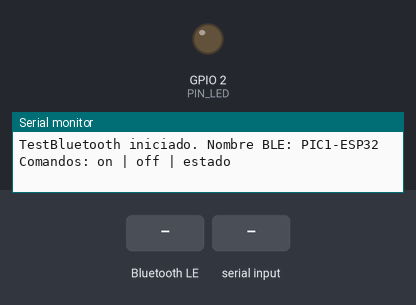
Simulated run of this sketch. Board: ESP32. Shown: output pins drawn as LEDs (lit = HIGH), the last lines printed to the serial monitor. Dashed ring = blinking. Inputs (shaded band) come from the test bench. Nothing arrives over Bluetooth unless stated; a phone connects over Bluetooth LE 3 s after start.

Above: at 1.2 s.
1.3 s: Bluetooth LE write "on" received
At 2.05 s:
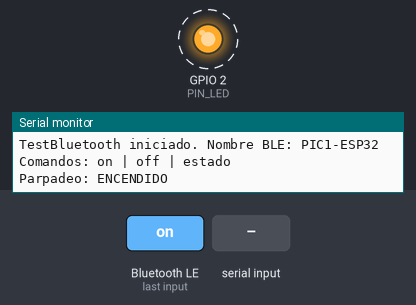
4.3 s: "off\n" received over Serial
At 5.2 s:
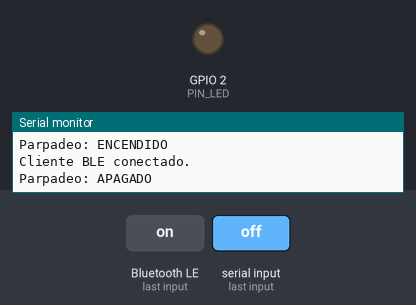
5.8 s: Bluetooth LE write "off" received
At 6.55 s:
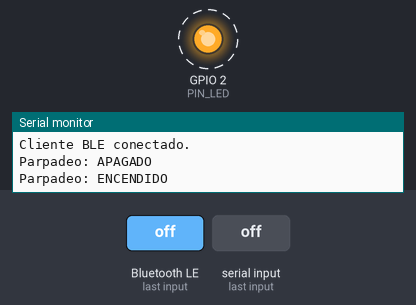
Timing chart, 0 to 12.8 s (numbered marks = the images above; inputs shaded):
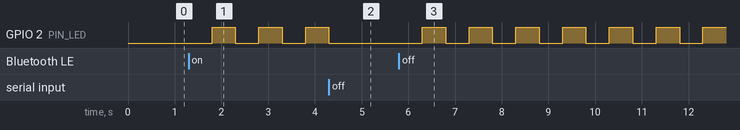

Measured:
- after the input at 1.3 s, GPIO 2 (PIN_LED): alternates HIGH for 0.50 s and LOW for 0.50 s, starting after 0.50 s
- after the input at 4.3 s, GPIO 2 (PIN_LED): goes on until 4.3 s, then stays LOW
- after the input at 5.8 s, GPIO 2 (PIN_LED): alternates HIGH for 0.50 s and LOW for 0.50 s, starting after 0.50 s

The sketch:

TestBluetooth.ino
```cpp
// Prueba de Bluetooth (BLE): activar/desactivar el parpadeo del LED integrado
// desde la app Android (carpeta AndroidApp).
//
// Servicio BLE:
//   - Característica "parpadeo" (lectura / escritura / notificación), 1 byte:
//       0 = parpadeo apagado, 1 = parpadeo encendido
//   La app escribe el valor y el ESP32 notifica el estado actual.
//
// También acepta por Serial (115200): "on", "off", "estado".

#include <BLEDevice.h>
#include <BLEServer.h>
#include <BLEUtils.h>
#include <BLE2902.h>

// ======================= PINES =======================
#ifdef LED_BUILTIN
const int PIN_LED = LED_BUILTIN;
#else
const int PIN_LED = 2;  // LED integrado en la mayoría de los ESP32 DevKit
#endif

// ======================= CONFIGURACIÓN =======================
// Deben coincidir con AndroidApp/app/src/main/java/uy/edu/utec/pic1/BleConstants.kt
#define NOMBRE_BLE            "PIC1-ESP32"
#define UUID_SERVICIO         "821aef38-c20d-4e30-92a7-90cdfa14b52b"
#define UUID_CARACT_PARPADEO  "2cf676d5-bece-4323-b1ba-5502e0bd2870"

const unsigned long INTERVALO_PARPADEO_MS = 500;

// ======================= ESTADO =======================
BLECharacteristic *caractParpadeo = nullptr;
bool parpadeoActivo = false;
bool ledEncendido = false;
bool clienteConectado = false;
unsigned long tParpadeo = 0;

String bufferSerial;

// ======================= PARPADEO =======================
void notificarEstado() {
  if (caractParpadeo == nullptr) return;
  uint8_t valor = parpadeoActivo ? 1 : 0;
  caractParpadeo->setValue(&valor, 1);
  if (clienteConectado) caractParpadeo->notify();
}

void setParpadeo(bool activo) {
  parpadeoActivo = activo;
  if (!activo) {
    ledEncendido = false;
    digitalWrite(PIN_LED, LOW);
  }
  tParpadeo = millis();
  notificarEstado();

  Serial.print("Parpadeo: ");
  Serial.println(activo ? "ENCENDIDO" : "APAGADO");
}

void actualizarParpadeo() {
  if (!parpadeoActivo) return;
  if (millis() - tParpadeo < INTERVALO_PARPADEO_MS) return;
  tParpadeo = millis();

  ledEncendido = !ledEncendido;
  digitalWrite(PIN_LED, ledEncendido ? HIGH : LOW);
}

// ======================= CALLBACKS BLE =======================
class ServidorCallbacks : public BLEServerCallbacks {
  void onConnect(BLEServer *servidor) override {
    clienteConectado = true;
    Serial.println("Cliente BLE conectado.");
  }

  void onDisconnect(BLEServer *servidor) override {
    clienteConectado = false;
    Serial.println("Cliente BLE desconectado. Publicitando de nuevo...");
    BLEDevice::startAdvertising();  // Permite reconectar sin reiniciar el ESP32
  }
};

class ParpadeoCallbacks : public BLECharacteristicCallbacks {
  void onWrite(BLECharacteristic *caract) override {
    // getData()/getLength() funcionan igual en el core 2.x y 3.x del ESP32
    if (caract->getLength() < 1) return;
    setParpadeo(caract->getData()[0] != 0);
  }
};

void iniciarBLE() {
  BLEDevice::init(NOMBRE_BLE);
  BLEServer *servidor = BLEDevice::createServer();
  servidor->setCallbacks(new ServidorCallbacks());

  BLEService *servicio = servidor->createService(UUID_SERVICIO);
  caractParpadeo = servicio->createCharacteristic(
    UUID_CARACT_PARPADEO,
    BLECharacteristic::PROPERTY_READ |
    BLECharacteristic::PROPERTY_WRITE |
    BLECharacteristic::PROPERTY_NOTIFY
  );
  caractParpadeo->addDescriptor(new BLE2902());  // Necesario para que la app se suscriba a notificaciones
  caractParpadeo->setCallbacks(new ParpadeoCallbacks());
  notificarEstado();
  servicio->start();

  // Se publicita el UUID del servicio para que la app filtre el escaneo por él
  BLEAdvertising *publicidad = BLEDevice::getAdvertising();
  publicidad->addServiceUUID(UUID_SERVICIO);
  publicidad->setScanResponse(true);
  BLEDevice::startAdvertising();
}

// ======================= COMANDOS SERIAL =======================
void procesarComando(String cmd) {
  cmd.trim();
  cmd.toLowerCase();
  if (cmd.length() == 0) return;

  if (cmd == "on") {
    setParpadeo(true);
  } else if (cmd == "off") {
    setParpadeo(false);
  } else if (cmd == "estado") {
    Serial.print("Parpadeo: ");
    Serial.print(parpadeoActivo ? "ENCENDIDO" : "APAGADO");
    Serial.print(" | Cliente BLE: ");
    Serial.println(clienteConectado ? "conectado" : "sin conexion");
  } else {
    Serial.println("Comandos: on | off | estado");
  }
}

void leerSerial() {
  while (Serial.available() > 0) {
    char c = Serial.read();
    if (c == '\n' || c == '\r') {
      if (bufferSerial.length() > 0) {
        procesarComando(bufferSerial);
        bufferSerial = "";
      }
    } else if (bufferSerial.length() < 32) {
      bufferSerial += c;
    }
  }
}

// ======================= SETUP / LOOP =======================
void setup() {
  Serial.begin(115200);

  digitalWrite(PIN_LED, LOW);
  pinMode(PIN_LED, OUTPUT);

  iniciarBLE();

  Serial.print("TestBluetooth iniciado. Nombre BLE: ");
  Serial.println(NOMBRE_BLE);
  Serial.println("Comandos: on | off | estado");
}

void loop() {
  leerSerial();
  actualizarParpadeo();
}
```
